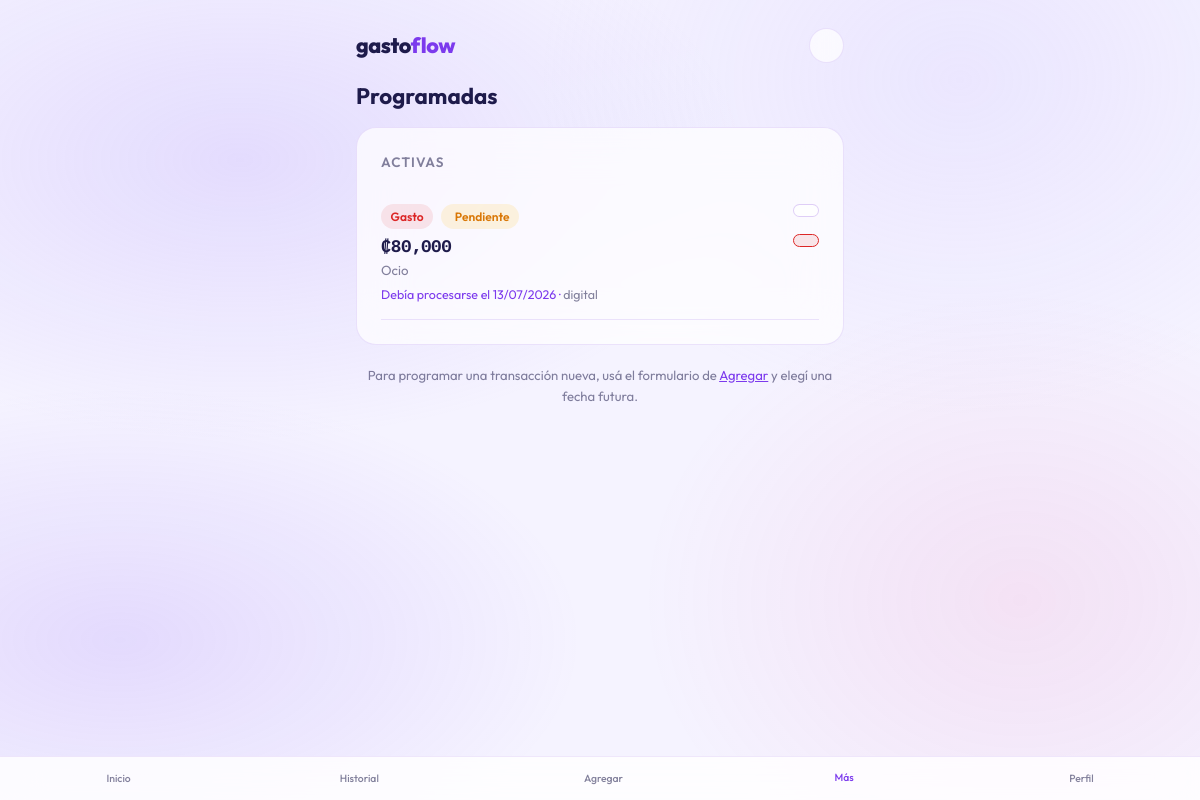
The app's page /programadas/ (signed in) with its own data.
### models.py (models this page shows, shortened)
class TransaccionProgramada(db.Model):
    __tablename__ = "transacciones_programadas"
    id            = db.Column(db.Integer, primary_key=True)
    usuario_id    = db.Column(db.Integer, db.ForeignKey("usuarios.id"), nullable=False)
    categoria_id  = db.Column(db.Integer, db.ForeignKey("categorias.id"), nullable=False)
    tipo          = db.Column(db.String(10),  nullable=False)   # "gasto" / "ingreso"
    monto         = db.Column(db.Numeric(10, 2), nullable=False)
    metodo_pago   = db.Column(db.String(20),  nullable=False)   # "efectivo" / "digital"
    nota          = db.Column(db.String(255), nullable=True)
    frecuencia    = db.Column(db.String(20),  nullable=False, default="una_vez")
    proxima_fecha = db.Column(db.Date,        nullable=False)
    activa        = db.Column(db.Boolean,     default=True, nullable=False)
    fecha_creacion = db.Column(db.DateTime,   default=lambda: datetime.now(timezone.utc))
    categoria = db.relationship("Categoria", backref="programadas")

class Categoria(db.Model):
    __tablename__ = "categorias"
    id         = db.Column(db.Integer, primary_key=True)
    usuario_id = db.Column(db.Integer, db.ForeignKey("usuarios.id"), nullable=False)
    nombre     = db.Column(db.String(50), nullable=False)
    tipo       = db.Column(db.String(10), nullable=False, default="gasto")  # "gasto" o "ingreso"
    transacciones = db.relationship("Transaccion", backref="categoria")

### programadas.py (the view)
@programadas_bp.route("/")
@login_required
def index():
    hoy = date.today()
    proximas = (
        TransaccionProgramada.query
        .filter_by(usuario_id=current_user.id, activa=True)
        .order_by(TransaccionProgramada.proxima_fecha.asc())
        .all()
    )
    for p in proximas:
        p._ocurrencias_atrasadas = _ocurrencias_atrasadas(p, hoy)
    return render_template("programadas.html", proximas=proximas, hoy=hoy)

### programadas.py (called while the page is built, shortened)
def _ocurrencias_atrasadas(prog, hoy):
    if prog.proxima_fecha > hoy:
        return 0
    if prog.frecuencia == "una_vez":
        return 1

### templates/programadas.html (shortened to what this page needs)
{% extends "base.html" %}
{% block contenido %}
<h1 style="font-family: var(--fuente-sans); font-weight: 700; font-size: 1.4rem; margin-bottom: 0.75rem; color: var(--tinta);">
     Programadas
</h1>
{% if proximas %}
<div class="recibo">
    <h2>Activas</h2>
    {% for p in proximas %}
    <div style="padding: 0.875rem 0; border-bottom: 1px solid var(--border);" id="prog-{{ p.id }}">
        <div style="display:flex; justify-content:space-between; align-items:flex-start; gap:0.75rem; flex-wrap:wrap;">
            <div>
                <div style="display:flex; align-items:center; gap:0.5rem; margin-bottom:0.25rem;">
                    <span class="badge {% if p.tipo == 'gasto' %}badge-oxido{% else %}badge-jade{% endif %}">
                        {{ p.tipo | capitalize }}
                    </span>
                    {% if p.proxima_fecha <= hoy %}
                    <span class="badge" style="background: rgba(251,191,36,0.15); color: var(--alerta);">
                        {% if p._ocurrencias_atrasadas > 1 %}
                            {{ p._ocurrencias_atrasadas }} ocurrencias pendientes
                        {% else %}
                            Pendiente
                        {% endif %}
                    </span>
                    {% endif %}
                </div>
                <p style="font-weight:700; font-family: var(--fuente-mono); font-size:1.05rem;">
                    ₡{{ "{:,.0f}".format(p.monto) }}
                </p>
                <p class="texto-suave" style="font-size:0.83rem;">
                    {{ p.categoria.nombre }}
                </p>
                <p style="font-size:0.78rem; color: var(--accent); margin-top:0.2rem;">
                    {% if p.proxima_fecha <= hoy %}
                        Debía procesarse el {{ p.proxima_fecha.strftime('%d/%m/%Y') }}
                    {% else %}
                        Próxima: {{ p.proxima_fecha.strftime('%d/%m/%Y') }}
                    {% endif %}
                    · <span style="color:var(--tinta-suave);">{{ p.metodo_pago }}</span>
                </p>
            </div>
            <div style="display:flex; flex-direction:column; gap:0.35rem; flex-shrink:0;">
                <a href="{{ url_for('programadas.editar', prog_id=p.id) }}"
                   class="btn btn-secundario btn-chico" title="Editar">
                </a>
                <form method="POST" action="{{ url_for('programadas.eliminar', prog_id=p.id) }}"
                      class="form-eliminar-prog" data-nombre="{{ p.categoria.nombre }}">
                    <button type="submit" class="btn btn-oxido btn-chico" title="Eliminar">
                    </button>
                </form>
            </div>
        </div>
    </div>
    {% endfor %}
</div>
{% endif %}
<p class="texto-suave" style="text-align:center; font-size:0.82rem; margin-top:0.75rem;">
    Para programar una transacción nueva, usá el formulario de
    <a href="{{ url_for('transacciones.nueva') }}" style="color:var(--accent);">Agregar</a>
    y elegí una fecha futura.
</p>
{% endblock %}

### templates/base.html (shortened to what this page needs)
<!DOCTYPE html>
<html lang="es" data-theme="dark">
<head>
    <link rel="stylesheet" href="{{ url_for('static', filename='css/style.css') }}">
</head>
<body>
    <div class="contenedor">
        {% if current_user.is_authenticated %}
        <div class="encabezado">
            <a href="{{ url_for('dashboard.index') }}" class="logo">gasto<span class="punto">flow</span></a>
            <button class="btn-tema" id="btn-tema" title="Cambiar tema" aria-label="Cambiar tema">
            </button>
        </div>
        {% endif %}
        {% block contenido %}{% endblock %}
    </div>
    {% if current_user.is_authenticated %}
    <nav class="nav-inferior">
        <a href="{{ url_for('dashboard.index') }}"
           class="{% if request.endpoint == 'dashboard.index' %}activo{% endif %}">
            Inicio
        </a>
        <a href="{{ url_for('transacciones.historial') }}"
           class="{% if request.endpoint in ['transacciones.historial', 'transacciones.historial_data'] %}activo{% endif %}">
            Historial
        </a>
        <a href="{{ url_for('transacciones.nueva') }}"
           class="{% if request.endpoint == 'transacciones.nueva' %}activo{% endif %}">
            Agregar
        </a>
        <div class="nav-herramientas" id="nav-herramientas">
            <button class="nav-herramientas-btn{% if request.endpoint and (request.endpoint.startswith('programadas.') or request.endpoint.startswith('presupuestos.')) %} activo{% endif %}"
                    id="btn-herramientas" aria-label="Herramientas" aria-expanded="false">
                Más
            </button>
        </div>
        <a href="{{ url_for('perfil.index') }}"
           class="{% if request.endpoint and request.endpoint.startswith('perfil.') %}activo{% endif %}">
            Perfil
        </a>
    </nav>
    {% endif %}
</body>
</html>

### records on screen
TransaccionProgramada: tipo "Gasto", shows "Pendiente", monto "80,000", categoria.nombre "Ocio", proxima_fecha "13/07/2026", metodo_pago "digital"
